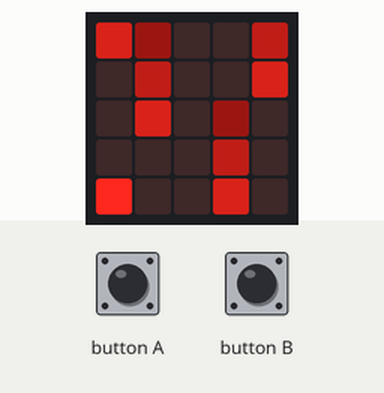
Recording of a program running on a simulated BBC micro:bit running MicroPython. Parts: the board's 5×5 LED display. The test bench sets the inputs (shaded band). Random numbers come from a fixed seed; the 48×5 strip is a reading aid, not a part: it shows the text the display is scrolling, unrolled, one strip-width of it at a time.

Above: at 1.2 s.
1.3 s: button B pressed for 3.2 s
At 1.66 s:
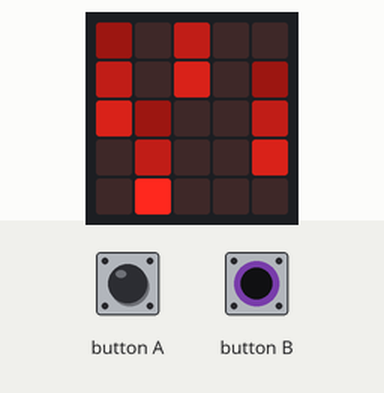
At 2.26 s:
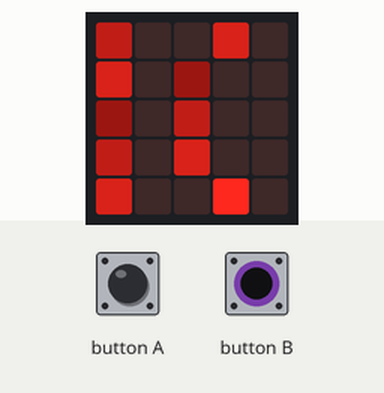
6.0 s: button A pressed for 1 s
At 6.36 s:
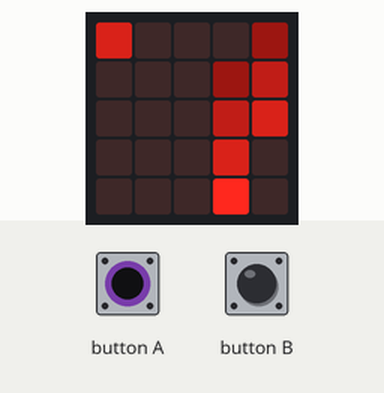

The program:

microbit_starfall.py
```python
# STARFALL

from microbit import *
from random import randint

player_x = 0

stars = [[4, 3], [3, 2], [4, 1], [3, 0]]

presses_a = 0
presses_b = 0

score = 0 - len(stars)
stars_falling_speed = 300

display.clear()

game_over = False

while True:
    display.clear()

    if button_a.is_pressed() and player_x > 0: # If the player is not at the very left
        player_x -= 1 # Move to the left

    if button_b.is_pressed() and player_x < 4:
        player_x += 1

    for star in stars:
        star[1] += 1 # Move the star down
        if star[1] > 4:
            if player_x == star[0]:
                game_over = True
                break

            star[0] = randint(0,4)
            star[1] = 0

            score += 1
            if stars_falling_speed > 100:
                stars_falling_speed -= 1

    if game_over:
        break

    for star in stars:
        star_x = star[0]
        star_y = star[1]

        display.set_pixel(star_x, star_y, 5)

        if star_y > 0: # Moving the star down
            display.set_pixel(star_x, star_y - 1, 3) # Trail
        if star_y > 1:
            display.set_pixel(star_x, star_y - 2, 1)

    display.set_pixel(player_x, 4, 9)

    sleep(stars_falling_speed)

display.scroll("Score: {}".format(score))
```
